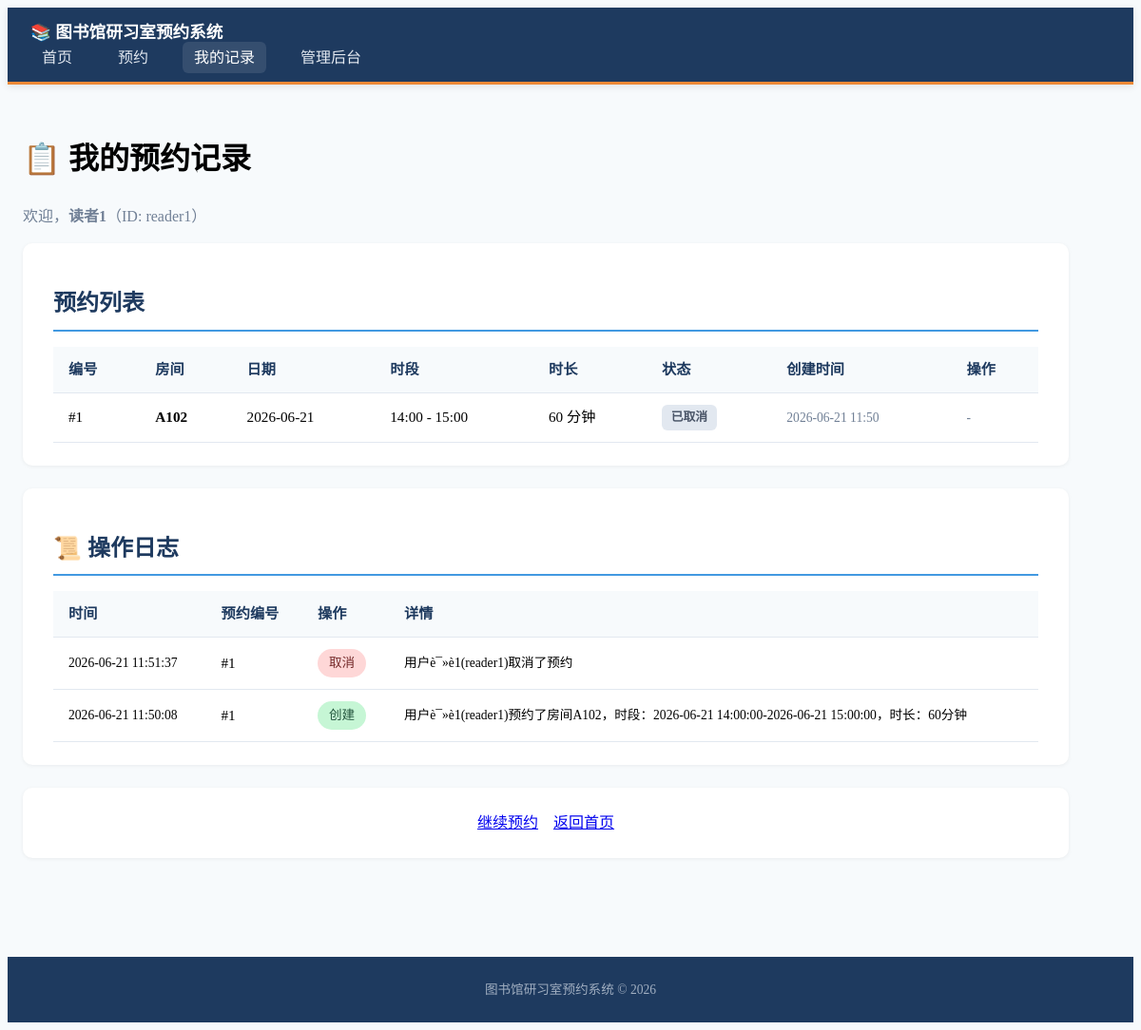
The app's page /history with its own data.
### models.py (models this page shows)
class Booking(Base):
    __tablename__ = "bookings"
    id = Column(Integer, primary_key=True, index=True)
    room_id = Column(Integer, ForeignKey("rooms.id"), nullable=False)
    user_id = Column(String(100), nullable=False, index=True)
    user_name = Column(String(100), nullable=False)
    start_time = Column(DateTime, nullable=False, index=True)
    end_time = Column(DateTime, nullable=False, index=True)
    status = Column(String(20), nullable=False, default="active")
    created_at = Column(DateTime, default=datetime.now)
    room = relationship("Room", back_populates="bookings")
    logs = relationship("BookingLog", back_populates="booking")

class Room(Base):
    __tablename__ = "rooms"
    id = Column(Integer, primary_key=True, index=True)
    name = Column(String(100), nullable=False)
    capacity = Column(Integer, nullable=False, default=1)
    is_active = Column(Boolean, default=True)
    description = Column(String(500), nullable=True)
    bookings = relationship("Booking", back_populates="room")

class BookingLog(Base):
    __tablename__ = "booking_logs"
    id = Column(Integer, primary_key=True, index=True)
    booking_id = Column(Integer, ForeignKey("bookings.id"), nullable=False)
    action = Column(String(50), nullable=False)
    details = Column(Text, nullable=True)
    timestamp = Column(DateTime, default=datetime.now)
    booking = relationship("Booking", back_populates="logs")

### main.py (the view)
@app.get("/history", response_class=HTMLResponse)
async def history(
    request: Request,
    user_id: str = "reader1",
    user_name: str = "读者1",
    db: Session = Depends(get_db)
):
    bookings = db.query(Booking).filter(
        Booking.user_id == user_id
    ).order_by(Booking.created_at.desc()).all()
    logs = db.query(BookingLog).join(Booking).filter(
        Booking.user_id == user_id
    ).order_by(BookingLog.timestamp.desc()).all()
    return templates.TemplateResponse("history.html", {
        "request": request,
        "bookings": bookings,
        "logs": logs,
        "user_id": user_id,
        "user_name": user_name
    })

### templates/history.html (shortened to what this page needs)
<!DOCTYPE html>
<html lang="zh-CN">
<head>
    <link rel="stylesheet" href="https://cdn.jsdelivr.net/npm/@picocss/pico@1/css/pico.min.css">
    <link rel="stylesheet" href="/static/style.css">
</head>
<body>
    <nav class="container-fluid nav-bar">
        <ul>
            <li><strong>📚 图书馆研习室预约系统</strong></li>
        </ul>
        <ul>
            <li><a href="/?user_id={{ user_id }}&user_name={{ user_name }}">首页</a></li>
            <li><a href="/book?user_id={{ user_id }}&user_name={{ user_name }}">预约</a></li>
            <li><a href="/history?user_id={{ user_id }}&user_name={{ user_name }}" class="active">我的记录</a></li>
            <li><a href="/admin">管理后台</a></li>
        </ul>
    </nav>
    <main class="container">
        <h1>📋 我的预约记录</h1>
        <p class="muted">欢迎，<strong>{{ user_name }}</strong>（ID: {{ user_id }}）</p>
        <section>
            <h2>预约列表</h2>
            {% if bookings %}
            <div class="table-container">
                <table>
                    <thead>
                        <tr>
                            <th>编号</th>
                            <th>房间</th>
                            <th>日期</th>
                            <th>时段</th>
                            <th>时长</th>
                            <th>状态</th>
                            <th>创建时间</th>
                            <th>操作</th>
                        </tr>
                    </thead>
                    <tbody>
                        {% for b in bookings %}
                        <tr>
                            <td>#{{ b.id }}</td>
                            <td><strong>{{ b.room.name }}</strong></td>
                            <td>{{ b.start_time.strftime('%Y-%m-%d') }}</td>
                            <td>{{ b.start_time.strftime('%H:%M') }} - {{ b.end_time.strftime('%H:%M') }}</td>
                            <td>
                                {% set delta = (b.end_time - b.start_time).total_seconds() / 60 %}
                                {{ '%d' | format(delta) }} 分钟
                            </td>
                            <td>
                                {% if b.status == 'active' %}
                                    <span class="status-badge status-open">进行中/有效</span>
                                {% elif b.status == 'cancelled' %}
                                    <span class="status-badge status-cancelled">已取消</span>
                                {% elif b.status == 'no_show' %}
                                    <span class="status-badge status-noshow">爽约/未到</span>
                                {% else %}
                                    <span class="status-badge">{{ b.status }}</span>
                                {% endif %}
                            </td>
                            <td class="small muted">{{ b.created_at.strftime('%Y-%m-%d %H:%M') }}</td>
                            <td>
                                {% if b.status == 'active' %}
                                <form method="post" action="/book/cancel/{{ b.id }}" onsubmit="return confirm('确定要取消这个预约吗？');">
                                    <input type="hidden" name="user_id" value="{{ user_id }}">
                                    <input type="hidden" name="user_name" value="{{ user_name }}">
                                    <button type="submit" class="secondary small-btn">取消预约</button>
                                </form>
                                {% else %}
                                <span class="muted small">-</span>
                                {% endif %}
                            </td>
                        </tr>
                        {% endfor %}
                    </tbody>
                </table>
            </div>
            {% else %}
            <div class="empty-state">
                <p class="muted">您还没有任何预约记录</p>
                <a href="/book?user_id={{ user_id }}&user_name={{ user_name }}" role="button">去预约房间</a>
            </div>
            {% endif %}
        </section>
        <section>
            <h2>📜 操作日志</h2>
            {% if logs %}
            <div class="table-container">
                <table>
                    <thead>
                        <tr>
                            <th>时间</th>
                            <th>预约编号</th>
                            <th>操作</th>
                            <th>详情</th>
                        </tr>
                    </thead>
                    <tbody>
                        {% for log in logs %}
                        <tr>
                            <td class="small">{{ log.timestamp.strftime('%Y-%m-%d %H:%M:%S') }}</td>
                            <td>#{{ log.booking_id }}</td>
                            <td>
                                {% if log.action == 'created' %}
                                    <span class="badge badge-success">创建</span>
                                {% elif log.action == 'cancelled' %}
                                    <span class="badge badge-cancel">取消</span>
                                {% elif log.action == 'no_show' %}
                                    <span class="badge badge-warning">爽约</span>
                                {% else %}
                                    {{ log.action }}
                                {% endif %}
                            </td>
                            <td class="small">{{ log.details }}</td>
                        </tr>
                        {% endfor %}
                    </tbody>
                </table>
            </div>
            {% else %}
            <div class="empty-state">
                <p class="muted">暂无操作日志</p>
            </div>
            {% endif %}
        </section>
        <section class="quick-links">
            <a href="/book?user_id={{ user_id }}&user_name={{ user_name }}" role="button">继续预约</a>
            <a href="/?user_id={{ user_id }}&user_name={{ user_name }}" role="button" class="secondary">返回首页</a>
        </section>
    </main>
    <footer class="container-fluid footer-bar">
        <p class="muted small text-center">图书馆研习室预约系统 © 2026</p>
    </footer>
</body>
</html>

### static/style.css (style rules this page uses)
:root { --primary-dark: #1e3a5f; --primary: #2c5282; --primary-light: #4299e1; --accent: #ed8936; --success: #38a169; --warning: #d69e2e; --danger: #e53e3e; --del-color: #c53030; --warn-color: #dd6b20; --bg-light: #f7fafc; --text-muted: #718096; }
body { background-color: var(--bg-light); line-height: 1.6; }
.nav-bar { background-color: var(--primary-dark); padding: 0.75rem 1.5rem; border-bottom: 3px solid var(--accent); box-shadow: 0 2px 8px rgba(0, 0, 0, 0.1); }
.nav-bar ul { list-style: none; display: flex; align-items: center; gap: 1.5rem; margin: 0; padding: 0; }
.nav-bar li { margin: 0; padding: 0; }
.nav-bar a { color: #e2e8f0; text-decoration: none; font-weight: 500; padding: 0.5rem 0.75rem; border-radius: 6px; transition: all 0.2s ease; }
.nav-bar a:hover, .nav-bar a.active { background-color: rgba(255, 255, 255, 0.1); color: #fff; }
.nav-bar li:first-child strong { color: #fff; font-size: 1.1rem; }
main.container { max-width: 1100px; padding: 2rem 1rem; }
section { background-color: #fff; padding: 1.5rem 2rem; border-radius: 10px; margin-bottom: 1.5rem; box-shadow: 0 1px 4px rgba(0, 0, 0, 0.06); }
section h2 { color: var(--primary-dark); border-bottom: 2px solid var(--primary-light); padding-bottom: 0.5rem; margin-bottom: 1rem; }
.badge { display: inline-block; padding: 0.25rem 0.75rem; border-radius: 20px; font-size: 0.85rem; font-weight: 500; }
.badge-success { background-color: #c6f6d5; color: #22543d; }
.badge-cancel { background-color: #fed7d7; color: #742a2a; }
.status-badge { display: inline-block; padding: 0.2rem 0.6rem; border-radius: 6px; font-size: 0.8rem; font-weight: 600; }
.status-cancelled { background-color: #e2e8f0; color: #4a5568; }
.muted { color: var(--text-muted); }
.small { font-size: 0.85rem; }
.text-center { text-align: center; }
.table-container { overflow-x: auto; }
table { width: 100%; border-collapse: collapse; }
th, td { padding: 0.75rem 1rem; text-align: left; border-bottom: 1px solid #e2e8f0; }
th { background-color: var(--bg-light); color: var(--primary-dark); font-weight: 600; }
.quick-links { text-align: center; }
.link-grid, .quick-links { display: flex; flex-wrap: wrap; gap: 1rem; justify-content: center; }
.upcoming-section table, section table { font-size: 0.95rem; }
.footer-bar { background-color: var(--primary-dark); padding: 1.5rem; margin-top: 3rem; }
.footer-bar p { color: #a0aec0; margin: 0; }
button[role="button"], a[role="button"] { border-radius: 8px; font-weight: 500; transition: all 0.2s ease; }

### records on screen
Booking: user "reader1", id "1", room.name "A102", start_time "2026-06-21", start_time "14:00", end_time "15:00", delta "60", status "已取消", created_at "2026-06-21 11:50"
BookingLog: timestamp "2026-06-21 11:51:37", booking_id "1", action "取消", details "用户è¯»è 1(reader1)取消了预约"
BookingLog: timestamp "2026-06-21 11:50:08", booking_id "1", action "创建", details "用户è¯»è 1(reader1)预约了房间A102，时段：2026-06-21 14:00:00-2026-06-21 15:00:00，时长：60分钟"

### other values on screen
{{ user_name }} "读者1"
